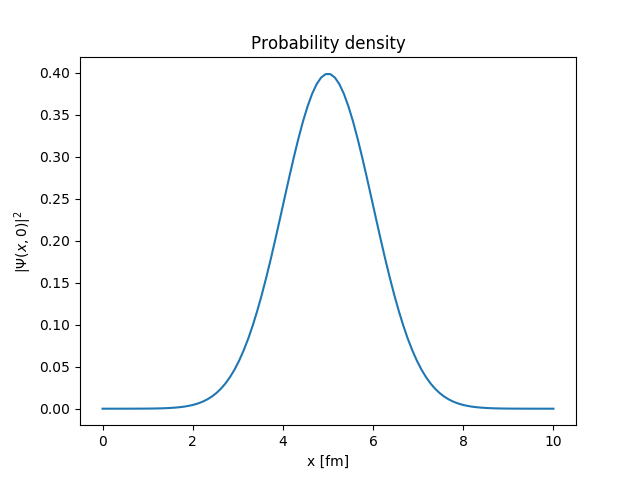

Recreate this plot in Python.
import numpy as np
import matplotlib.pyplot as plt

x0 = 5          #[fm]
a = 1           #[fm]
k = 1.38        #[fm]^(-1)

A = (1./(2*np.pi*a**2))**(1./4)

def psi(x):
    abs_square = A**2*np.exp(-(x-x0)**2/(2.*a**2))
    return abs_square

n = 100
x = np.linspace(0,2*x0,n)

plt.plot(x,psi(x))
plt.xlabel('x [fm]'); plt.ylabel('$|\\Psi(x,0)|^2$')
plt.title('Probability density')
plt.show()

hbar = 6.582e-16
print (k*1e15)**2*hbar**2/(2*3.727e9/(3e8)**2)
